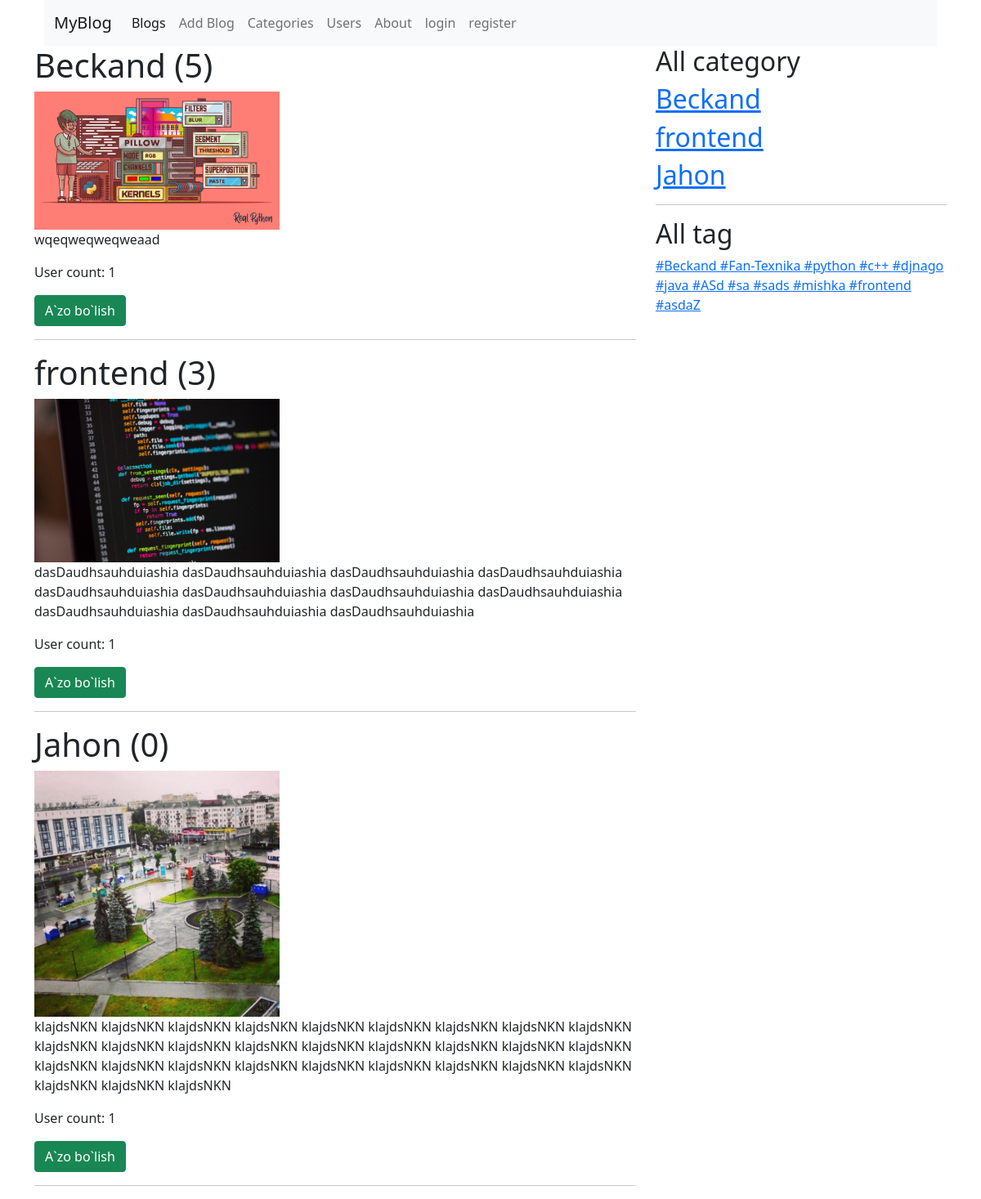
Screenshot of /category-list with the database file from the repository.
### blog/models/category.py (models this page shows, shortened)
class Category(models.Model):
    name = models.CharField(max_length=50)
    slug = models.SlugField(max_length=50, unique=True)
    image = models.ImageField(upload_to='category/')
    description = models.TextField()
    user = models.ManyToManyField(Account, related_name='category')

### blog/models/tag.py (models this page shows, shortened)
class Tag(models.Model):
    name = models.CharField(max_length=50)
    slug = models.SlugField(max_length=50, unique=True)

### blog/views.py (the view)
# urls.py: path('category-list', CategoryList.as_view(), name='category_list'),
class CategoryList(View, BaseView):
    def get(self, request):
        context = {}
        context['categories'] = self.category()
        context['tags'] = self.tag()
        return render(request, 'blog/category_list.html', context)

### blog/views.py (called while the page is built)
    def category(self):
        category_list = Category.objects.all()
        return category_list

    def tag(self):
        tag_list = Tag.objects.all()
        return tag_list

### templates/blog/category_list.html (shortened to what this page needs)
{% extends 'base.html' %}
{% block content %}
{% for category in categories %}
    <h1> {{category.name }} ({{category.blog.count}})</h1>
    <img style="width: 300px;" src="{{ category.image.url }}">
    <p> {{ category.description |safe }}</p>
    <p>User count: {{category.user.count}}</p>
    {% if request.user in category.user.all %}
        <a href="{% url 'category_user_add' category.slug %}" class="btn btn-danger"> Tark etish </a>
    {% else %}
        <a href="{% url 'category_user_add' category.slug %}" class="btn btn-success"> A`zo bo`lish  </a>
    {% endif %}
    <hr>
{% endfor %}
{% endblock  %}

### templates/base.html (shortened to what this page needs)
<!DOCTYPE html>
<html lang="en">
<head>
    <link href="https://cdn.jsdelivr.net/npm/bootstrap@5.1.3/dist/css/bootstrap.min.css"
     rel="stylesheet">
</head>
<body>
    <div class="container">
        {% include 'header.html' %}
        <div class="row">
            <div class="col-lg-8">
                {% block content %}
                {% endblock %}
            </div>
            <div class="col-lg-4">
                <h2>All category</h2>
                {% for c in categories %}
               <a href="{% url 'category_blogs' c.slug %}"> <h2>{{c.name }}</h2> </a>
                {% endfor %}
                <hr>
                <h2>All tag</h2>
                {% for t in tags %}
                <a href="{% url 'tag_blogs' t.slug %}">#{{t.name }} </a>
                {% endfor %}
            </div>
        </div>
    </div>
</body>
</html>

### templates/header.html (shortened to what this page needs)
<div class="container">
  <nav class="navbar navbar-expand-lg navbar-light bg-light">
      <div class="container-fluid">
        <a class="navbar-brand" href="#">MyBlog</a>
        <div class="collapse navbar-collapse" id="navbarNav">
          <ul class="navbar-nav">
            <li class="nav-item">
              <a class="nav-link active" aria-current="page" href="{% url 'blog_list' %}">Blogs</a>
            </li>
            <li class="nav-item">
              <a class="nav-link" href="{% url 'blog_create' %}">Add Blog</a>
            </li>
            <li class="nav-item">
              <a class="nav-link" href="{% url 'category_list' %}">Categories</a>
            </li>
            <li class="nav-item">
              <a class="nav-link" href="{% url 'user_list' %}">Users</a>
            </li>
            <li class="nav-item">
              <a class="nav-link" href="{% url 'about_list' %}">About</a>
            </li>
              {% if user.is_authenticated %}
            <li class="nav-item">
              <a href="{% url 'profile' %}" class="nav-link ">{{user.username }}</a>
            </li>
            <li class="nav-item">
              <a href="{% url 'logout' %}" class="nav-link" >logout</a>
            </li>
            {% else %}
            <li class="nav-item">
              <a href="{% url 'login' %}"  class="nav-link">login</a>
            </li>
            <li class="nav-item">
              <a href="{% url 'register' %}" class="nav-link">register</a>
            </li>
            {% endif %}
          </ul>
        </div>
      </div>
    </nav>
  </div>

### rows the page displays
Category: name "Beckand", blog.count "5", image (picture), description "wqeqweqweqweaad", user.count "1", shows "A`zo bo`lish"
Category: name "frontend", blog.count "3", image (picture), description "dasDaudhsauhduiashia dasDaudhsauhduiashia dasDaudhsauhduiashia dasDaudhsauhduiashia dasDaudhsauhduiashia dasDaudhsauhduiashia dasDaudhsauhduiashia dasDaudhsauhduiashia dasDaudhsauhduiashia dasDaudhsauhduiashia dasDaudhsauhduiashia", user.count "1", shows "A`zo bo`lish"
Category: name "Jahon", blog.count "0", image (picture), description "klajdsNKN klajdsNKN klajdsNKN klajdsNKN klajdsNKN klajdsNKN klajdsNKN klajdsNKN klajdsNKN klajdsNKN klajdsNKN klajdsNKN klajdsNKN klajdsNKN klajdsNKN klajdsNKN klajdsNKN klajdsNKN klajdsNKN klajdsNKN klajdsNKN klajdsNKN klajdsNKN klajdsNKN klajdsNKN klajdsNKN klajdsNKN klajdsNKN klajdsNKN klajdsNKN", user.count "1", shows "A`zo bo`lish"
Tag: name "Beckand"
Tag: name "Fan-Texnika"
Tag: name "python"
Tag: name "c++"
Tag: name "djnago"
Tag: name "java"
Tag: name "ASd"
Tag: name "sa"
Tag: name "sads"
Tag: name "mishka"
Tag: name "frontend"
Tag: name "asdaZ"
